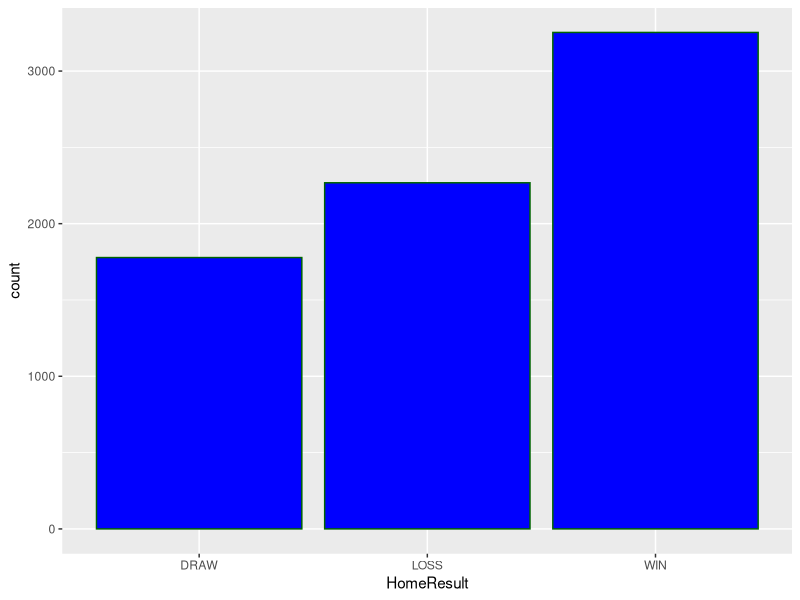
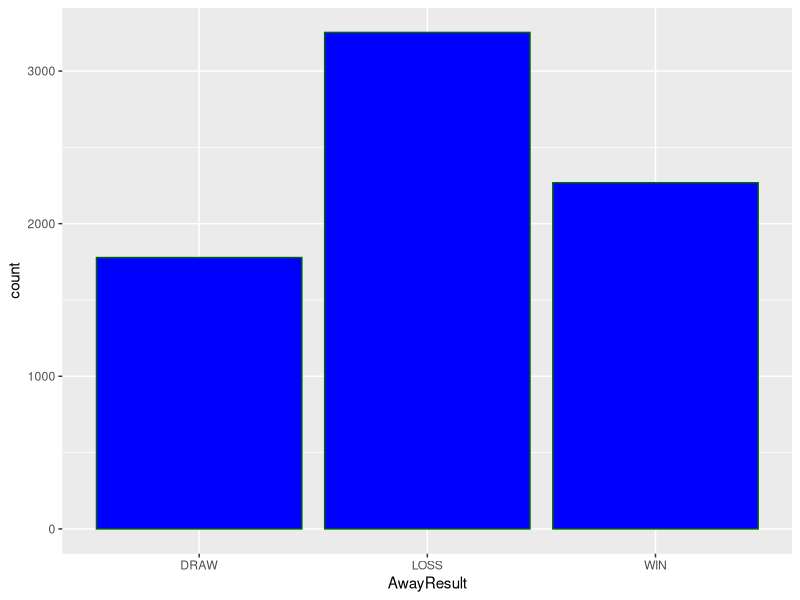
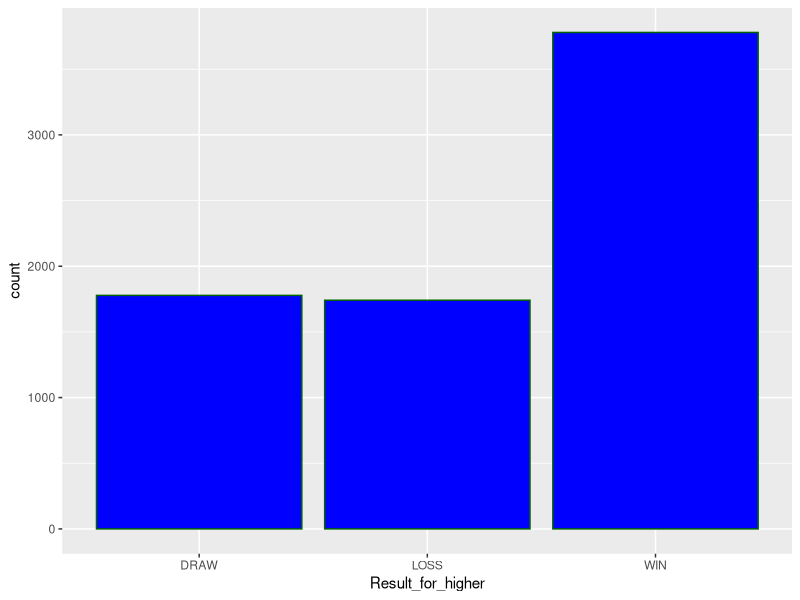
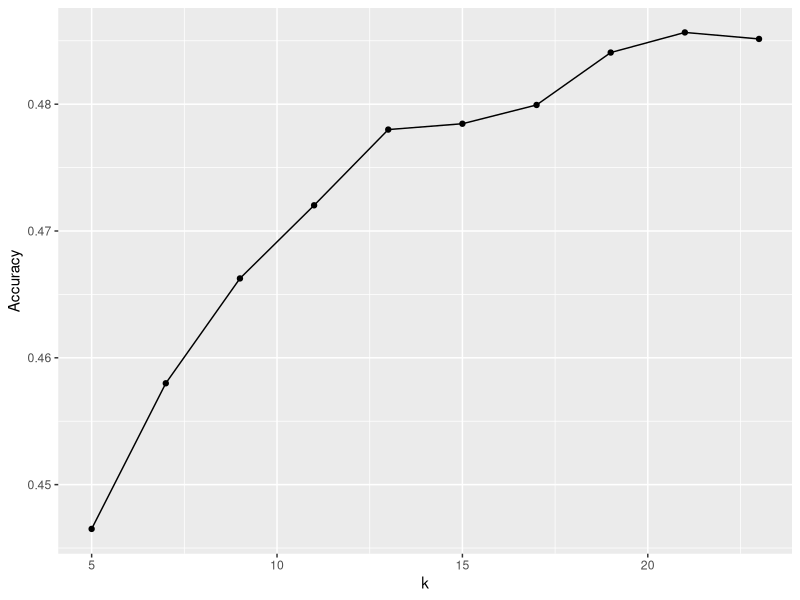

Source code (R) for these figures, in order: (Note: a time limit stopped this script after it produced the figures.)
## ---- chunk 1
knitr::opts_chunk$set(echo = TRUE)
## ---- chunk 2
if(!require(tidyverse)) install.packages("tidyverse", repos = "http://cran.us.r-project.org")
if(!require(dplyr)) install.packages("dplyr", repos = "http://cran.us.r-project.org")
if(!require(ggplot2)) install.packages("ggplot2", repos = "http://cran.us.r-project.org")
if(!require(stringr)) install.packages("stringr", repos = "http://cran.us.r-project.org")
if(!require(readr)) install.packages("readr", repos = "http://cran.us.r-project.org")
if(!require(caret)) install.packages("caret", repos = "http://cran.us.r-project.org")

library(dplyr)
library(ggplot2)
library(stringr)
library(readr)
library(caret)

## ---- chunk 3
#function computes the percentage profit
profit_percentage<-function(x,a){
  10*x/(nrow(a))   
}

#computes the efficiency of that model
efficiency<-function(a,b){
  100*confusionMatrix(a,as.factor(b$HomeResult))$overall[["Accuracy"]]
}  

#computes the total profit
profit<-function(a){
  test_set3<-test_set2%>%mutate(my_bet=a)
sum(test_set3%>%mutate(gain=ifelse(HomeResult==my_bet,ifelse(my_bet=="WIN",(ODD.HOME-1)*10,ifelse(my_bet=="LOSS",(ODD.AWAY-1)*10,(ODD.DRAW-1)*10)),-10))%>%pull(gain))
} 

## ---- chunk 4
master<-read.csv("MASTER.csv")

## ---- chunk 5
#separate teams into home and away

master<-master%>%mutate(HomeTeam=TEAMS.H.A.)
master$HomeTeam<-gsub("\\ /.*","",master$HomeTeam)

master<-master%>%mutate(AwayTeam=TEAMS.H.A.)
master$AwayTeam<-gsub(".*/ ","",master$AwayTeam)  

#Verify if Teams were correctly separaded and remove the spaces
identical("Nurnberg II",master$HomeTeam[1])
identical("Pipinsried",master$AwayTeam[1])

## ---- chunk 6
#Add column to know which Team Won
master<-master%>%mutate(HomeResult=ifelse(HOME.SCORE.F.==AWAY.SCORE..F.,"DRAW",ifelse(HOME.SCORE.F.>AWAY.SCORE..F.,"WIN","LOSS")))
master<-master%>%mutate(AwayResult=ifelse(HomeResult=="DRAW","DRAW",ifelse(HomeResult=="WIN","LOSS","WIN")))

## ---- chunk 7
master%>%group_by(HomeResult)%>%ggplot(aes(HomeResult))+geom_histogram(stat="count",fill="blue",color="darkgreen")
master%>%group_by(AwayResult)%>%ggplot(aes(AwayResult))+geom_histogram(stat="count",fill="blue",color="darkgreen")

results<-data.frame() #create a data frame where results would be stored
results[1,1]<-"Bet Home"
results[1,2]<-100*mean(master%>%mutate(gain=ifelse(HomeResult=="WIN",1,0))%>%pull(gain))
results[1,2]
results[1,3]<-sum(master%>%mutate(gain=ifelse(HomeResult=="WIN",(ODD.HOME-1)*10,-10))%>%pull(gain)) #calculate profit
results[1,3]
results[1,4]<-profit_percentage(results[1,3],master)

## ---- chunk 8
master_selected<-master%>%mutate(Result_for_higher=ifelse(HOME.POSITION<AWAY.POSITION,HomeResult,AwayResult))
master_selected%>%group_by(Result_for_higher)%>%ggplot(aes(Result_for_higher))+geom_histogram(stat="count",fill="blue",color="darkgreen")


## ---- chunk 9

#filter  for match with Local Team has higher Table Position
master_selected<-master%>%filter(HOME.POSITION<AWAY.POSITION) 

results[2,1]<-"Home and Higher"
results[2,2]<-100*mean(master_selected%>%mutate(gain=ifelse(HomeResult=="WIN",1,0))%>%pull(gain))
results[2,2]
results[2,3]<-sum(master_selected%>%mutate(gain=ifelse(HomeResult=="WIN",(ODD.HOME-1)*10,-10))%>%pull(gain)) #calculate profit
results[2,3]
results[2,4]<-profit_percentage(results[2,3],master_selected)

## ---- chunk 10
x<-unique(master$COUNTRY)
x<-x[1:99]
master<-master%>%filter(COUNTRY %in% x)

## ---- chunk 11
set.seed(13)
index<- createDataPartition(y = master$HomeResult,p = 0.9,list = FALSE)
train_set<- master[index,]
test_set<- master[-index,]

## ---- chunk 12
control <- trainControl(method = "repeatedcv", number = 10, repeats = 3)
mod_fit <- train(HomeResult~ODD.HOME+ODD.DRAW+ODD.AWAY+HOME.POSITION+AWAY.POSITION+WIN.RATE.HOME+WIN.RATE.AWAY+LOCAL.MEAN.GOALS.H2H.+AWAY.MEAN.GOALS.H2H., data=train_set,
                 method = "knn",
                 trControl=control,
                 preProcess = c("center", "scale"),
                 tuneLength = 10)
mod_fit
mod_fit$results%>%ggplot(aes(k,Accuracy))+geom_point()+geom_line()
## ---- chunk 13
models<- c("glm", "lda", "naive_bayes", "svmLinear", "knn", "gamLoess", "multinom", "qda", "rf", "adaboost")
fits<- lapply(models, function(model){ 
       print(model)
       train(HomeResult~ODD.HOME+ODD.DRAW+ODD.AWAY+HOME.POSITION+AWAY.POSITION+WIN.RATE.HOME+WIN.RATE.AWAY+LOCAL.MEAN.GOALS.H2H.+AWAY.MEAN.GOALS.H2H., data=train_set,model=model)
   }) 

## Precision for each attempt
fit_accuracy<-data.frame()
for (i in 1:10) {
  fit_accuracy[i,1]<-models[i]
}
for (i in 1:10) {
  fit_accuracy[i,2]<-fits[[i]]$results$Accuracy[1]
}

fit_accuracy

## ---- chunk 14
train_set2<-train_set%>%mutate(pred=predict(mod_fit))
correction<-train_set2%>%mutate(correct=ifelse(pred==HomeResult,1,0))%>%group_by(COUNTRY)%>%summarise(x=mean(correct),num=n())
correction%>%ggplot(aes(num,x))+geom_point()+scale_x_log10()

Home_stats<-train_set2%>%mutate(correct=ifelse(pred==HomeResult,1,0))%>%group_by(HOME.POSITION)%>%summarise(x=mean(correct))
Home_stats%>%ggplot(aes(HOME.POSITION,x))+geom_point()

Away_stats<-train_set2%>%mutate(correct=ifelse(pred==HomeResult,1,0))%>%group_by(AWAY.POSITION)%>%summarise(x=mean(correct))
Away_stats%>%ggplot(aes(AWAY.POSITION,x))+geom_point()

## ---- chunk 15
countries<-correction%>%filter(x>=.6)
countries<-countries%>%select(COUNTRY)

#eliminate the unnecesary countries for train set and test set
test_set2<-test_set%>%filter(COUNTRY %in% (countries$COUNTRY))
train_set_new<-train_set%>%filter(COUNTRY %in% (countries$COUNTRY))

## ---- chunk 16
naive_bayes_new<-train(HomeResult~ODD.HOME+ODD.DRAW+ODD.AWAY+HOME.POSITION+AWAY.POSITION+WIN.RATE.HOME+WIN.RATE.AWAY+LOCAL.MEAN.GOALS.H2H.+AWAY.MEAN.GOALS.H2H., data=train_set_new,model="naive_bayes")

#Make predictions
a<-predict(fits[[3]],test_set, type = "raw")
b<-predict(fits[[3]],test_set2, type = "raw")

results[3,1]<-"All Matches"

results[3,2]<-efficiency(a,test_set)
test_set3<-test_set%>%mutate(my_bet=a)
results[3,3]<-sum(test_set3%>%mutate(gain=ifelse(HomeResult==my_bet,ifelse(my_bet=="WIN",(ODD.HOME-1)*10,ifelse(my_bet=="LOSS",(ODD.AWAY-1)*10,(ODD.DRAW-1)*10)),-10))%>%pull(gain))
results[3,4]<-profit_percentage(results[3,3],test_set)
results[3,3]

results[4,1]<-"60% Countries Matches FD" 
results[4,2]<-efficiency(b,test_set2)

results[4,3]<-profit(b)
results[4,3]
results[4,4]<-profit_percentage(results[4,3],test_set2)
## ---- chunk 17
#make an ensemble
naive_bayes_p<-predict(fits[[3]],test_set2, type = "prob")
qda_p<-predict(fits[[8]],test_set2, type = "prob")
svmLinear_p<-predict(fits[[4]],test_set2, type = "prob")

pred_avg<-(naive_bayes_p+qda_p+svmLinear_p)/3

pred_final <- factor(apply(pred_avg, 1, which.max)-1)
levels(pred_final) <- c("DRAW", "LOSS","WIN")

results[5,1]<-"Ensemble FD"
results[5,2]<-efficiency(pred_final,test_set2)
results[5,3]<-profit(pred_final)
results[5,4]<-profit_percentage(results[5,3],test_set2)

## ---- chunk 18
#predict for the new data set
c<-predict(naive_bayes_new,test_set2, type = "raw")
results[6,1]<-"60% Countries Matches PD"
results[6,2]<-efficiency(c,test_set2)
results[6,3]<-profit(c)
results[6,4]<-profit_percentage(results[6,3],test_set2)

#make new ensemble
svmLinear_new<-train(HomeResult~ODD.HOME+ODD.DRAW+ODD.AWAY+HOME.POSITION+AWAY.POSITION+WIN.RATE.HOME+WIN.RATE.AWAY+LOCAL.MEAN.GOALS.H2H.+AWAY.MEAN.GOALS.H2H., data=train_set_new,model="svmLinear")
knn_new<-train(HomeResult~ODD.HOME+ODD.DRAW+ODD.AWAY+HOME.POSITION+AWAY.POSITION+WIN.RATE.HOME+WIN.RATE.AWAY+LOCAL.MEAN.GOALS.H2H.+AWAY.MEAN.GOALS.H2H., data=train_set_new,model="knn")
naive_bayes_newp<-predict(naive_bayes_new,test_set2, type = "prob")
knn_newp<-predict(knn_new,test_set2, type = "prob")
svmLinear_newp<-predict(svmLinear_new,test_set2, type = "prob")

pred_avg<-(naive_bayes_newp+knn_newp+svmLinear_newp)/3

pred_final_new<- factor(apply(pred_avg, 1, which.max)-1)
levels(pred_final_new) <- c("DRAW", "LOSS","WIN")

results[7,1]<-"Ensemble PD"
results[7,2]<-efficiency(pred_final_new,test_set2)
results[7,3]<-profit(pred_final_new)
results[7,4]<-profit_percentage(results[7,3],test_set2)

## ---- chunk 19
colnames(results)<-c("Situation","Precision %","Profit","Profit %")
results

## ---- chunk 20
test_set3<-test_set2%>%mutate(my_bet=pred_final_new)
sum(test_set3%>%mutate(gain=ifelse(HomeResult==my_bet,ifelse(my_bet=="WIN",((ODD.HOME*.95)-1)*10,ifelse(my_bet=="LOSS",((ODD.AWAY*.95)-1)*10,((ODD.DRAW*.95)-1)*10)),-10))%>%pull(gain))#If odds drop 5% this would happen to our profit

## ---- chunk 21
results<-results%>%mutate(Status=ifelse(Profit>0,"SUCCESS","FAIL"))
results%>%ggplot(aes(`Precision %`,Profit,colour=Situation))+geom_point(size=5)
results%>%ggplot(aes(`Precision %`,`Profit %`,colour=Situation))+geom_point(size=5)

ggplot(results,aes(Situation,Profit))+
geom_col(aes(fill = Status))+  
  coord_flip()+
  scale_fill_manual(values = c("darkred","green"))

## ---- chunk 22
results[7,4]
